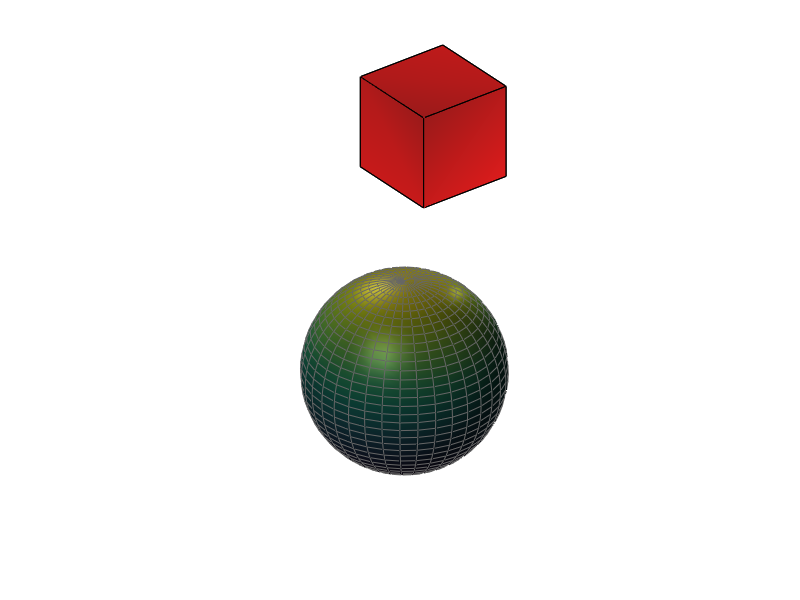

Recreate this plot in MATLAB.
function colordemo

vert=[1 1 1;1 2 1;2 2 1;2 1 1;1 1 2;1 2 2;2 2 2;2 1 2];
fac=[1 2 3 4;2 6 7 3;4 3 7 8;1 5 8 4;1 2 6 5; 5 6 7 8];
sphere(36); 
h = findobj('Type','surface');
set(h,'FaceLighting','flat',...
      'FaceColor','interp',...
      'EdgeColor',[.4 .4 .4],...
      'BackFaceLighting','lit')
hold on
patch('faces',fac,'vertices',vert,'FaceColor','r');
light('Position',[1 3 2]);
light('Color',[.0 0.0 0.0]);
%light('Style','infinite');
light('Style','local');
light('Position',[-3 -1 3]);
%material shiny;
%material dull;
%materail metal;
ka=0.1;kd=0.3;ks=0.3;n=10;sc=0.5;
material([ka kd ks n sc]);
%lighting phong;
lighting gouraud;
%lighting flat;
axis vis3d off
hold off